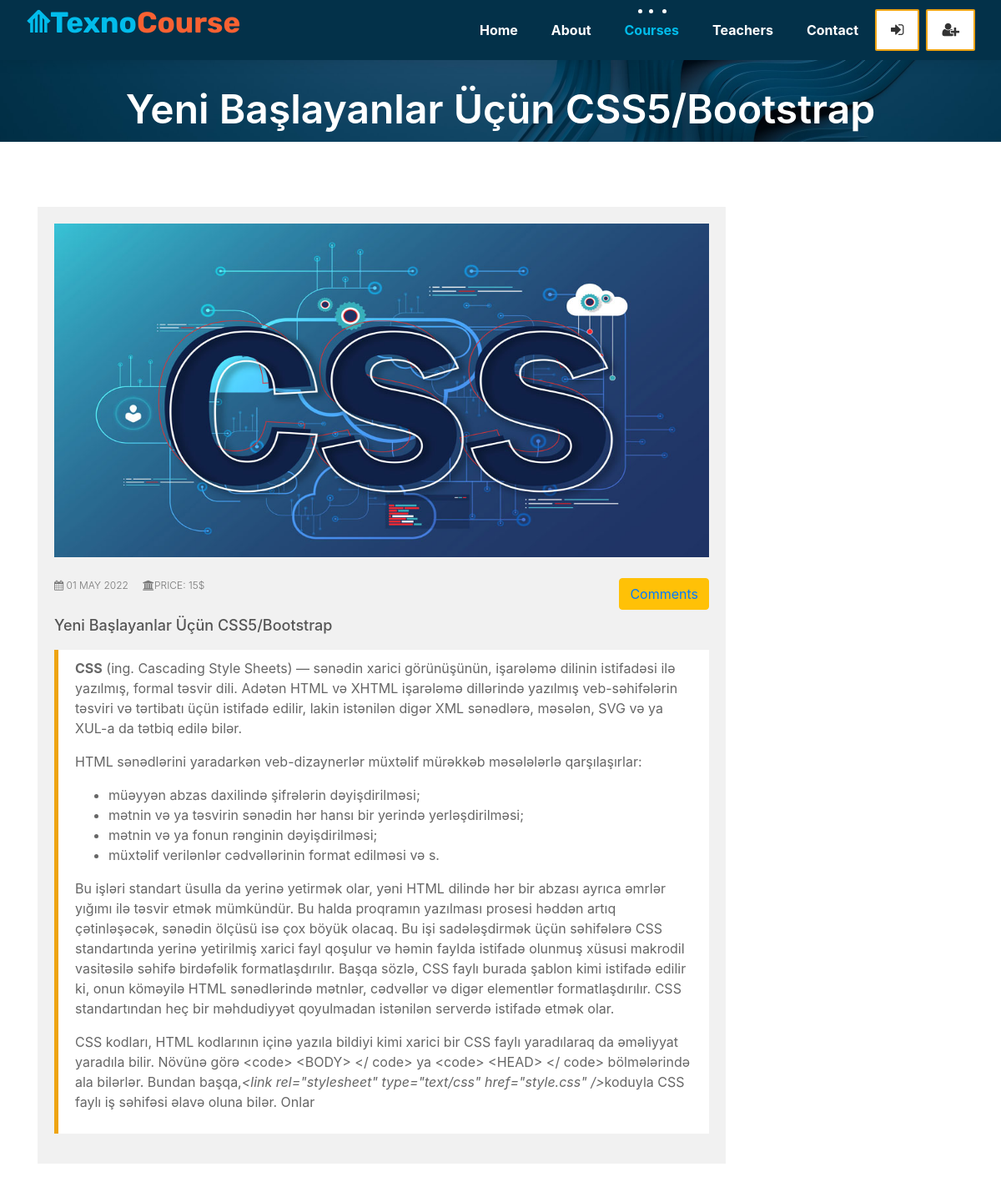
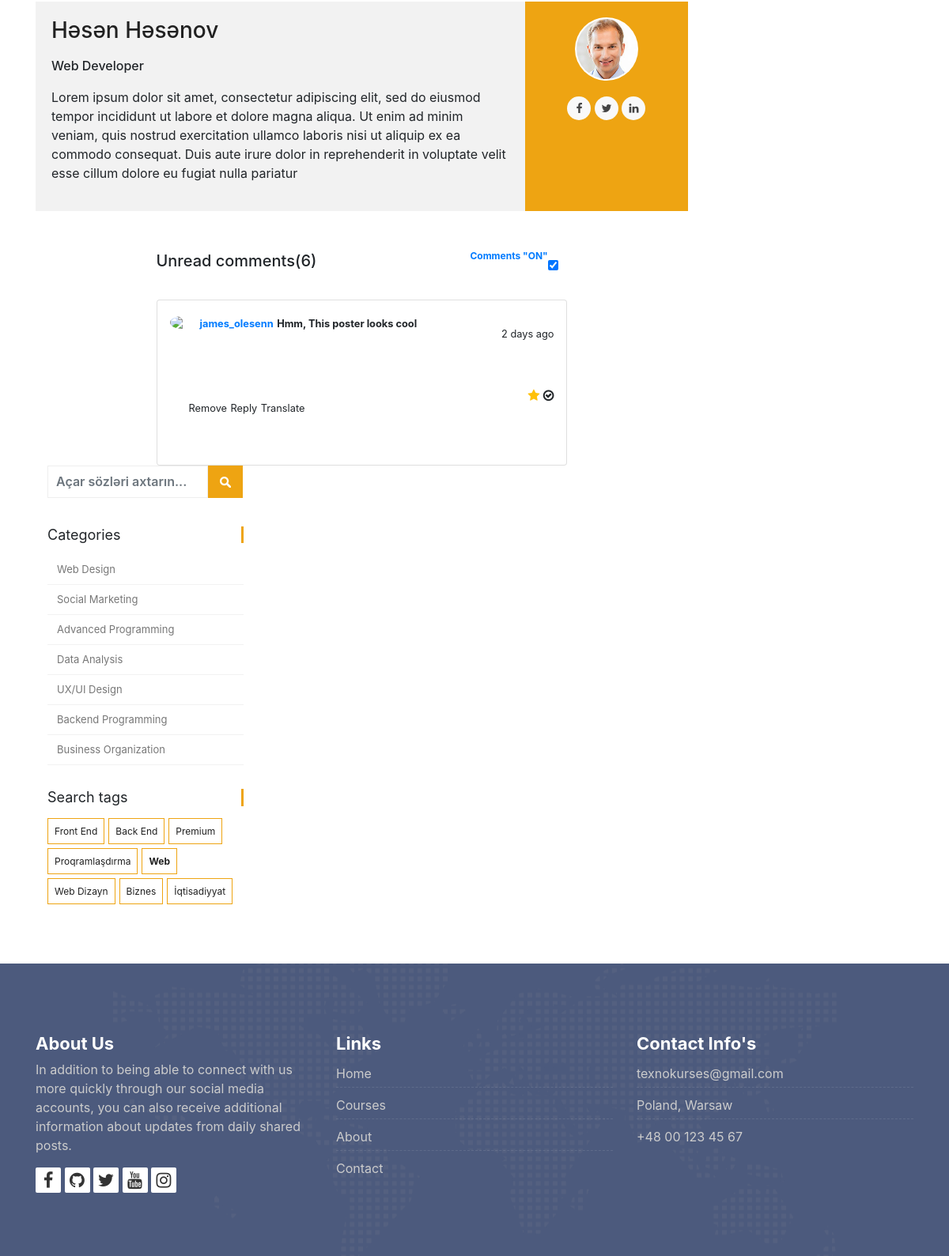
The page /courses/web-design/4 on the database its author committed (2 pictures, top to bottom).
### courses/models.py (models this page shows, shortened)
class Course(models.Model):
    teacher = models.ForeignKey(Teacher, null=True, on_delete=models.CASCADE)
    name = models.CharField(max_length=200, unique=True, verbose_name="Course Name")
    category = models.ForeignKey(Category, null=True, on_delete=models.DO_NOTHING)
    tags = models.ManyToManyField(Tag, blank=True, null=True)
    students = models.ManyToManyField(User, blank=True, related_name='courses_joined')
    description = RichTextField(blank=True, null=True)
    image = models.ImageField(upload_to="courses/%Y/%m/%d/", default="courses/default_image.png")
    date = models.DateTimeField(auto_now=True)
    available = models.BooleanField(default=True)
    course_price = models.CharField(null=False,max_length=3)

class Category(models.Model):
    name = models.CharField(max_length=50, null=True)
    slug = models.SlugField(max_length=50, null=True, unique=True)

class Tag(models.Model):
    name = models.CharField(max_length=50, null=True)
    slug = models.SlugField(max_length=50, null=True, unique=True)

### teachers/models.py (models this page shows, shortened)
class Teacher(models.Model):
    name = models.CharField(max_length=50)
    title = models.CharField(max_length=50)
    description = models.TextField(blank=True)
    image = models.ImageField(upload_to="courses/%Y/%m/%d/")
    facebook = models.URLField(max_length=200, blank=True)
    twitter = models.URLField(max_length=200, blank=True)
    linkedin = models.URLField(max_length=200, blank=True)
    youtube = models.URLField(max_length=200, blank=True)

### courses/views.py (the view)
# urls.py: path('<slug:category_slug>/<int:course_id>', views.course_detail, name="course_detail"),
def course_detail(request, category_slug, course_id):
    current_user = request.user
    course = Course.objects.get(category__slug=category_slug, id = course_id)
    courses = Course.objects.all().order_by('-date')
    categories = categories = Category.objects.all()
    tags = Tag.objects.all()
    if current_user.is_authenticated:
        enrolled_courses = current_user.courses_joined.all()
    else:
        enrolled_courses = courses
    context = {
        'course': course,
        'enrolled_courses': enrolled_courses,
        'categories': categories,
        'tags': tags
    }
    return render(request, 'course.html', context)

### templates/course.html (shortened to what this page needs)
{% extends 'partials/_base.html' %}
{% load static %}
{% block content %}
<div class="all-title-box">
	<div class="container text-center">
		<h1>{{course.name}}</span></h1>
	</div>
</div>
<div id="overviews" class="section wb">
	<div class="container">
		<div class="row">
			<div class="col-lg-9 blog-post-single">
				<div class="blog-item">
					<div class="image-blog">
						<img id="bigcourseimage" src="{{course.image.url}}" alt="" class="img-fluid">
					</div>
					<div class="post-content">
						<div class="post-date">
							{% if user.is_authenticated %}
								{% if course in enrolled_courses %}
								<button type="submit" class="btn btn-outline-danger" data-toggle="modal"
									data-target="#releaseModal">
									<span>Delete course</span>
								</button>
								{% else %}
								<button type="submit" class="btn btn-outline-success" data-toggle="modal"
									data-target="#enrollModal">
									<span>Buy course</span>
								</button>
								{% endif %}
								<button type="button" id="commentbutton" class="btn btn-outline-warning" data-toggle="modal" data-target="#form">Comments</button>
							{% else %}
								<button type="button" id="commnetbutton" class="btn btn-warning" data-toggle="modal" ><a href="{% url 'register' %}">Comments</a></button>
							{% endif %}
						</div>
						<div class="meta-info-blog">
							<span><i class="fa fa-calendar"></i> {{course.date|date:"d M Y"}}</span>
              				<span><i class="fa fa-bank"></i>Price: {{course.course_price}}$</span>
						</div>
						<div class="blog-title">
							<h2><a href="#" title="">{{course.name}}</a></h2>
						</div>
						<div class="blog-desc">
							<blockquote class="default">
								{{course.description|safe}}
							</blockquote>
						</div>
					</div>
				</div>
				<div class="blog-author">
					<div class="author-bio">
						<h3 class="author_name"><a
								href="{% url 'teacher_detail' course.teacher.pk %}">{{course.teacher.name}}</a></h3>
						<h5>{{course.teacher.title}}</h5>
						<p class="author_det">
							{{course.teacher.description}}
						</p>
					</div>
					<div class="author-desc">
						<img src="{{course.teacher.image.url}}" alt="about author">
						<ul class="author-social">
							<li><a href="{{course.teacher.facebook}}"><i class="fa fa-facebook"></i></a></li>
							<li><a href="{{course.teacher.twitter}}"><i class="fa fa-twitter"></i></a></li>
							<li><a href="{{course.teacher.linkedin}}"><i class="fa fa-linkedin"></i></a></li>
						</ul>
					</div>
				</div>
				{% include 'partials/comment.html' %}
			{% include 'partials/_commentplace.html' %}
			</div>
			<div class="col-lg-3 col-12 right-single">
       	<div class="widget-search">
          <div class="site-search-area">
            <form method="get" id="site-searchform" action="{% url 'search' %}">
              <div>
                <input class="input-text form-control" name="search" id="search-k" placeholder="Açar sözləri axtarın..." type="text">
                <input id="searchsubmit" value="Search" type="submit">
              </div>
            </form>
          </div>
        </div>
				<div class="widget-categories">
					<h3 class="widget-title">Categories</h3>
					<ul>
						{% for category in categories %}
							<li><a href="{% url 'courses_by_category' category.slug %}">{{category.name}}</a></li>
						{% endfor %}
					</ul>
				</div>
				<div class="widget-tags">
					<h3 class="widget-title">Search tags</h3>
					<ul class="tags">
						{% for tag in tags %}
						<li><a href="{% url 'courses_by_tag' tag.slug %}">{% if tag.slug in request.path %} <b>{{tag.name}}</b>{% else %}{{tag.name}}{% endif %}</a></li>
					{% endfor %}
					</ul>
				</div>
			</div>
		</div>
	</div>
{% include 'partials/enroll-modal.html' %}
{% include 'partials/release-modal.html' %}
{% include 'partials/payment.html' %}
{% endblock %}

### static/comment.css (style rules this page uses)
html, body { height: 100% }
body { display: grid; place-items: center; font-family: 'Manrope', sans-serif; background: #000; }

### static/enroll-modal.css (style rules this page uses)
body { font-family: 'Varela Round', sans-serif; }

### static/release-modal.css (style rules this page uses)
body { font-family: 'Varela Round', sans-serif; }

### static/css/paymentpagedesign.css (style rules this page uses)
body { height: 100vh; justify-content: center; align-items: center; display: contents; background-color: #eee }
.form-control { border-bottom: 1px solid #eee !important; border: none; font-weight: 600 }

### rows shown on the page
Course: name "Yeni Başlayanlar Üçün CSS5/Bootstrap", image (picture), date "01 MAY 2022", course_price "15", description "CSS (ing. Cascading Style Sheets) — sənədin xarici görünüşünün, işarələmə dilinin istifadəsi ilə yazılmış, formal təsvir dili. Adətən HTML və XHTML işarələmə dillərində yazılmış veb-səhifələrin təsviri və tərtibatı üçün istifadə edilir, lakin istənilən digər XML sənədlərə, məsələn, SVG və ya XUL-a da tətbiq edilə bilər. HTML sənədlərini yaradarkən veb-dizaynerlər müxtəlif mürəkkəb məsələlərlə qarşılaşırlar: müəyyən abzas daxilində şifrələrin dəyişdirilməsi; mətnin və ya təsvirin sənədin hər hansı bir yerində yerləşdirilməsi; mətnin və ya fonun rənginin dəyişdirilməsi; müxtəlif verilənlər cədvəllərinin format edilməsi və s. Bu işləri standart üsulla da yerinə yetirmək olar, yəni HTML dilində…", teacher.name "Həsən Həsənov", teacher "Web Developer", teacher.description "Lorem ipsum dolor sit amet, consectetur adipiscing elit, sed do eiusmod tempor incididunt ut labore et dolore magna aliqua. Ut enim ad minim veniam, quis nostrud exercitation ullamco laboris nisi ut aliquip ex ea commodo consequat. Duis aute irure dolor in reprehenderit in voluptate velit esse cillum dolore eu fugiat nulla pariatur", teacher.image (picture)
Category: name "Web Design"
Category: name "Social Marketing"
Category: name "Advanced Programming"
Category: name "Data Analysis"
Category: name "UX/UI Design"
Category: name "Backend Programming"
Category: name "Business Organization"
Tag: name "Front End"
Tag: name "Back End"
Tag: name "Premium"
Tag: name "Proqramlaşdırma"
Tag: name "Web"
Tag: name "Web Dizayn"
Tag: name "Biznes"
Tag: name "İqtisadiyyat"
